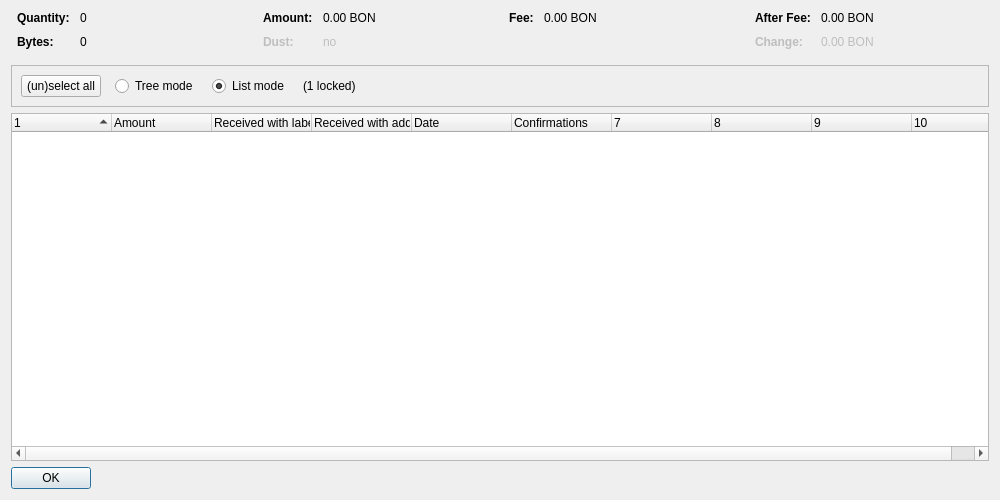
<?xml version="1.0" encoding="UTF-8"?>
<ui version="4.0">
 <class>CoinControlDialog</class>
 <widget class="QDialog" name="CoinControlDialog">
  <property name="geometry">
   <rect>
    <x>0</x>
    <y>0</y>
    <width>1000</width>
    <height>500</height>
   </rect>
  </property>
  <property name="windowTitle">
   <string>Coin Selection</string>
  </property>
  <layout class="QVBoxLayout" name="verticalLayout">
   <item>
    <layout class="QHBoxLayout" name="horizontalLayoutTop" stretch="0,0,0,0">
     <property name="topMargin">
      <number>0</number>
     </property>
     <property name="bottomMargin">
      <number>10</number>
     </property>
     <item>
      <layout class="QFormLayout" name="formLayoutCoinControl1">
       <property name="horizontalSpacing">
        <number>10</number>
       </property>
       <property name="verticalSpacing">
        <number>10</number>
       </property>
       <property name="leftMargin">
        <number>6</number>
       </property>
       <property name="rightMargin">
        <number>6</number>
       </property>
       <item row="0" column="0">
        <widget class="QLabel" name="labelCoinControlQuantityText">
         <property name="font">
          <font>
           <weight>75</weight>
           <bold>true</bold>
          </font>
         </property>
         <property name="text">
          <string>Quantity:</string>
         </property>
        </widget>
       </item>
       <item row="0" column="1">
        <widget class="QLabel" name="labelCoinControlQuantity">
         <property name="cursor">
          <cursorShape>IBeamCursor</cursorShape>
         </property>
         <property name="contextMenuPolicy">
          <enum>Qt::ActionsContextMenu</enum>
         </property>
         <property name="text">
          <string notr="true">0</string>
         </property>
         <property name="textInteractionFlags">
          <set>Qt::LinksAccessibleByMouse|Qt::TextSelectableByKeyboard|Qt::TextSelectableByMouse</set>
         </property>
        </widget>
       </item>
       <item row="1" column="0">
        <widget class="QLabel" name="labelCoinControlBytesText">
         <property name="font">
          <font>
           <weight>75</weight>
           <bold>true</bold>
          </font>
         </property>
         <property name="text">
          <string>Bytes:</string>
         </property>
        </widget>
       </item>
       <item row="1" column="1">
        <widget class="QLabel" name="labelCoinControlBytes">
         <property name="cursor">
          <cursorShape>IBeamCursor</cursorShape>
         </property>
         <property name="contextMenuPolicy">
          <enum>Qt::ActionsContextMenu</enum>
         </property>
         <property name="text">
          <string notr="true">0</string>
         </property>
         <property name="textInteractionFlags">
          <set>Qt::LinksAccessibleByMouse|Qt::TextSelectableByKeyboard|Qt::TextSelectableByMouse</set>
         </property>
        </widget>
       </item>
      </layout>
     </item>
     <item>
      <layout class="QFormLayout" name="formLayoutCoinControl2">
       <property name="horizontalSpacing">
        <number>10</number>
       </property>
       <property name="verticalSpacing">
        <number>10</number>
       </property>
       <property name="leftMargin">
        <number>6</number>
       </property>
       <property name="rightMargin">
        <number>6</number>
       </property>
       <item row="0" column="0">
        <widget class="QLabel" name="labelCoinControlAmountText">
         <property name="font">
          <font>
           <weight>75</weight>
           <bold>true</bold>
          </font>
         </property>
         <property name="text">
          <string>Amount:</string>
         </property>
        </widget>
       </item>
       <item row="0" column="1">
        <widget class="QLabel" name="labelCoinControlAmount">
         <property name="cursor">
          <cursorShape>IBeamCursor</cursorShape>
         </property>
         <property name="contextMenuPolicy">
          <enum>Qt::ActionsContextMenu</enum>
         </property>
         <property name="text">
          <string notr="true">0.00 BON</string>
         </property>
         <property name="textInteractionFlags">
          <set>Qt::LinksAccessibleByMouse|Qt::TextSelectableByKeyboard|Qt::TextSelectableByMouse</set>
         </property>
        </widget>
       </item>
       <item row="1" column="0">
        <widget class="QLabel" name="labelCoinControlLowOutputText">
         <property name="enabled">
          <bool>false</bool>
         </property>
         <property name="font">
          <font>
           <weight>75</weight>
           <bold>true</bold>
          </font>
         </property>
         <property name="text">
          <string>Dust:</string>
         </property>
        </widget>
       </item>
       <item row="1" column="1">
        <widget class="QLabel" name="labelCoinControlLowOutput">
         <property name="enabled">
          <bool>false</bool>
         </property>
         <property name="cursor">
          <cursorShape>IBeamCursor</cursorShape>
         </property>
         <property name="contextMenuPolicy">
          <enum>Qt::ActionsContextMenu</enum>
         </property>
         <property name="text">
          <string notr="true">no</string>
         </property>
         <property name="textInteractionFlags">
          <set>Qt::LinksAccessibleByMouse|Qt::TextSelectableByKeyboard|Qt::TextSelectableByMouse</set>
         </property>
        </widget>
       </item>
      </layout>
     </item>
     <item>
      <layout class="QFormLayout" name="formLayoutCoinControl3">
       <property name="horizontalSpacing">
        <number>10</number>
       </property>
       <property name="verticalSpacing">
        <number>10</number>
       </property>
       <property name="leftMargin">
        <number>6</number>
       </property>
       <property name="rightMargin">
        <number>6</number>
       </property>
       <item row="0" column="0">
        <widget class="QLabel" name="labelCoinControlFeeText">
         <property name="font">
          <font>
           <weight>75</weight>
           <bold>true</bold>
          </font>
         </property>
         <property name="text">
          <string>Fee:</string>
         </property>
        </widget>
       </item>
       <item row="0" column="1">
        <widget class="QLabel" name="labelCoinControlFee">
         <property name="cursor">
          <cursorShape>IBeamCursor</cursorShape>
         </property>
         <property name="contextMenuPolicy">
          <enum>Qt::ActionsContextMenu</enum>
         </property>
         <property name="text">
          <string notr="true">0.00 BON</string>
         </property>
         <property name="textInteractionFlags">
          <set>Qt::LinksAccessibleByMouse|Qt::TextSelectableByKeyboard|Qt::TextSelectableByMouse</set>
         </property>
        </widget>
       </item>
      </layout>
     </item>
     <item>
      <layout class="QFormLayout" name="formLayoutCoinControl4">
       <property name="horizontalSpacing">
        <number>10</number>
       </property>
       <property name="verticalSpacing">
        <number>10</number>
       </property>
       <property name="leftMargin">
        <number>6</number>
       </property>
       <property name="rightMargin">
        <number>6</number>
       </property>
       <item row="0" column="0">
        <widget class="QLabel" name="labelCoinControlAfterFeeText">
         <property name="font">
          <font>
           <weight>75</weight>
           <bold>true</bold>
          </font>
         </property>
         <property name="text">
          <string>After Fee:</string>
         </property>
        </widget>
       </item>
       <item row="0" column="1">
        <widget class="QLabel" name="labelCoinControlAfterFee">
         <property name="cursor">
          <cursorShape>IBeamCursor</cursorShape>
         </property>
         <property name="contextMenuPolicy">
          <enum>Qt::ActionsContextMenu</enum>
         </property>
         <property name="text">
          <string notr="true">0.00 BON</string>
         </property>
         <property name="textInteractionFlags">
          <set>Qt::LinksAccessibleByMouse|Qt::TextSelectableByKeyboard|Qt::TextSelectableByMouse</set>
         </property>
        </widget>
       </item>
       <item row="1" column="0">
        <widget class="QLabel" name="labelCoinControlChangeText">
         <property name="enabled">
          <bool>false</bool>
         </property>
         <property name="font">
          <font>
           <weight>75</weight>
           <bold>true</bold>
          </font>
         </property>
         <property name="text">
          <string>Change:</string>
         </property>
        </widget>
       </item>
       <item row="1" column="1">
        <widget class="QLabel" name="labelCoinControlChange">
         <property name="enabled">
          <bool>false</bool>
         </property>
         <property name="cursor">
          <cursorShape>IBeamCursor</cursorShape>
         </property>
         <property name="contextMenuPolicy">
          <enum>Qt::ActionsContextMenu</enum>
         </property>
         <property name="text">
          <string notr="true">0.00 BON</string>
         </property>
         <property name="textInteractionFlags">
          <set>Qt::LinksAccessibleByMouse|Qt::TextSelectableByKeyboard|Qt::TextSelectableByMouse</set>
         </property>
        </widget>
       </item>
      </layout>
     </item>
    </layout>
   </item>
   <item>
    <widget class="QFrame" name="frame">
     <property name="minimumSize">
      <size>
       <width>0</width>
       <height>40</height>
      </size>
     </property>
     <property name="frameShape">
      <enum>QFrame::StyledPanel</enum>
     </property>
     <property name="frameShadow">
      <enum>QFrame::Sunken</enum>
     </property>
     <layout class="QHBoxLayout" name="horizontalLayout">
      <item>
       <layout class="QHBoxLayout" name="horizontalLayoutPanel" stretch="0,0,0,0,0">
        <property name="spacing">
         <number>14</number>
        </property>
        <item>
         <widget class="QPushButton" name="pushButtonSelectAll">
          <property name="sizePolicy">
           <sizepolicy hsizetype="Maximum" vsizetype="Fixed">
            <horstretch>0</horstretch>
            <verstretch>0</verstretch>
           </sizepolicy>
          </property>
          <property name="text">
           <string>(un)select all</string>
          </property>
          <property name="autoDefault">
           <bool>false</bool>
          </property>
         </widget>
        </item>
        <item>
         <widget class="QRadioButton" name="radioTreeMode">
          <property name="sizePolicy">
           <sizepolicy hsizetype="Maximum" vsizetype="Fixed">
            <horstretch>0</horstretch>
            <verstretch>0</verstretch>
           </sizepolicy>
          </property>
          <property name="text">
           <string>Tree mode</string>
          </property>
         </widget>
        </item>
        <item>
         <widget class="QRadioButton" name="radioListMode">
          <property name="sizePolicy">
           <sizepolicy hsizetype="Maximum" vsizetype="Fixed">
            <horstretch>0</horstretch>
            <verstretch>0</verstretch>
           </sizepolicy>
          </property>
          <property name="text">
           <string>List mode</string>
          </property>
          <property name="checked">
           <bool>true</bool>
          </property>
         </widget>
        </item>
        <item>
         <widget class="QLabel" name="labelLocked">
          <property name="text">
           <string notr="true">(1 locked)</string>
          </property>
         </widget>
        </item>
        <item>
         <spacer name="horizontalSpacer">
          <property name="orientation">
           <enum>Qt::Horizontal</enum>
          </property>
          <property name="sizeHint" stdset="0">
           <size>
            <width>40</width>
            <height>20</height>
           </size>
          </property>
         </spacer>
        </item>
       </layout>
      </item>
     </layout>
    </widget>
   </item>
   <item>
    <widget class="CoinControlTreeWidget" name="treeWidget">
     <property name="contextMenuPolicy">
      <enum>Qt::CustomContextMenu</enum>
     </property>
     <property name="sortingEnabled">
      <bool>false</bool>
     </property>
     <property name="columnCount">
      <number>10</number>
     </property>
     <attribute name="headerShowSortIndicator" stdset="0">
      <bool>true</bool>
     </attribute>
     <attribute name="headerStretchLastSection">
      <bool>false</bool>
     </attribute>
     <column>
      <property name="text">
       <string/>
      </property>
     </column>
     <column>
      <property name="text">
       <string>Amount</string>
      </property>
     </column>
     <column>
      <property name="text">
       <string>Received with label</string>
      </property>
     </column>
     <column>
      <property name="text">
       <string>Received with address</string>
      </property>
     </column>
     <column>
      <property name="text">
       <string>Date</string>
      </property>
     </column>
     <column>
      <property name="text">
       <string>Confirmations</string>
      </property>
      <property name="toolTip">
       <string>Confirmed</string>
      </property>
     </column>
     <column>
      <property name="text">
       <string/>
      </property>
     </column>
     <column>
      <property name="text">
       <string/>
      </property>
     </column>
     <column>
      <property name="text">
       <string/>
      </property>
     </column>
     <column>
      <property name="text">
       <string/>
      </property>
     </column>
    </widget>
   </item>
   <item>
    <widget class="QDialogButtonBox" name="buttonBox">
     <property name="sizePolicy">
      <sizepolicy hsizetype="Maximum" vsizetype="Fixed">
       <horstretch>0</horstretch>
       <verstretch>0</verstretch>
      </sizepolicy>
     </property>
     <property name="orientation">
      <enum>Qt::Horizontal</enum>
     </property>
     <property name="standardButtons">
      <set>QDialogButtonBox::Ok</set>
     </property>
    </widget>
   </item>
  </layout>
 </widget>
 <customwidgets>
  <customwidget>
   <class>CoinControlTreeWidget</class>
   <extends>QTreeWidget</extends>
   <header>coincontroltreewidget.h</header>
  </customwidget>
 </customwidgets>
 <resources/>
 <connections/>
</ui>
